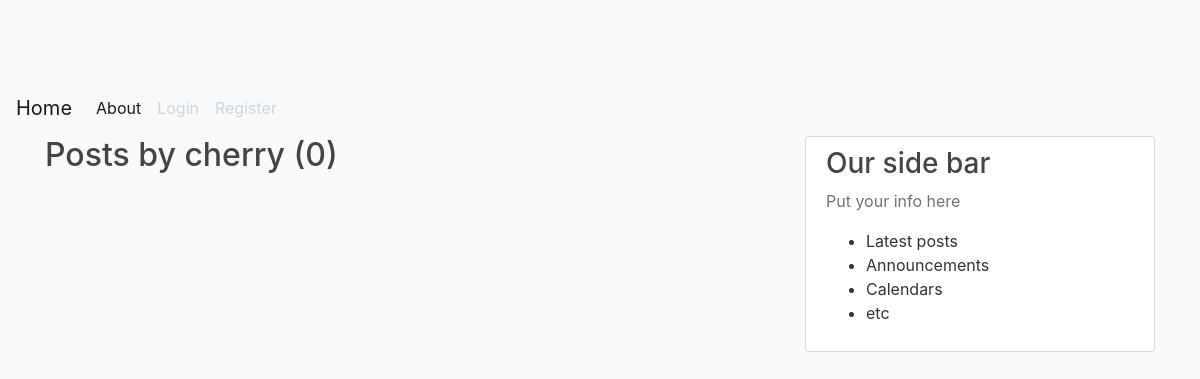
Page /user/cherry on the earlier database version.
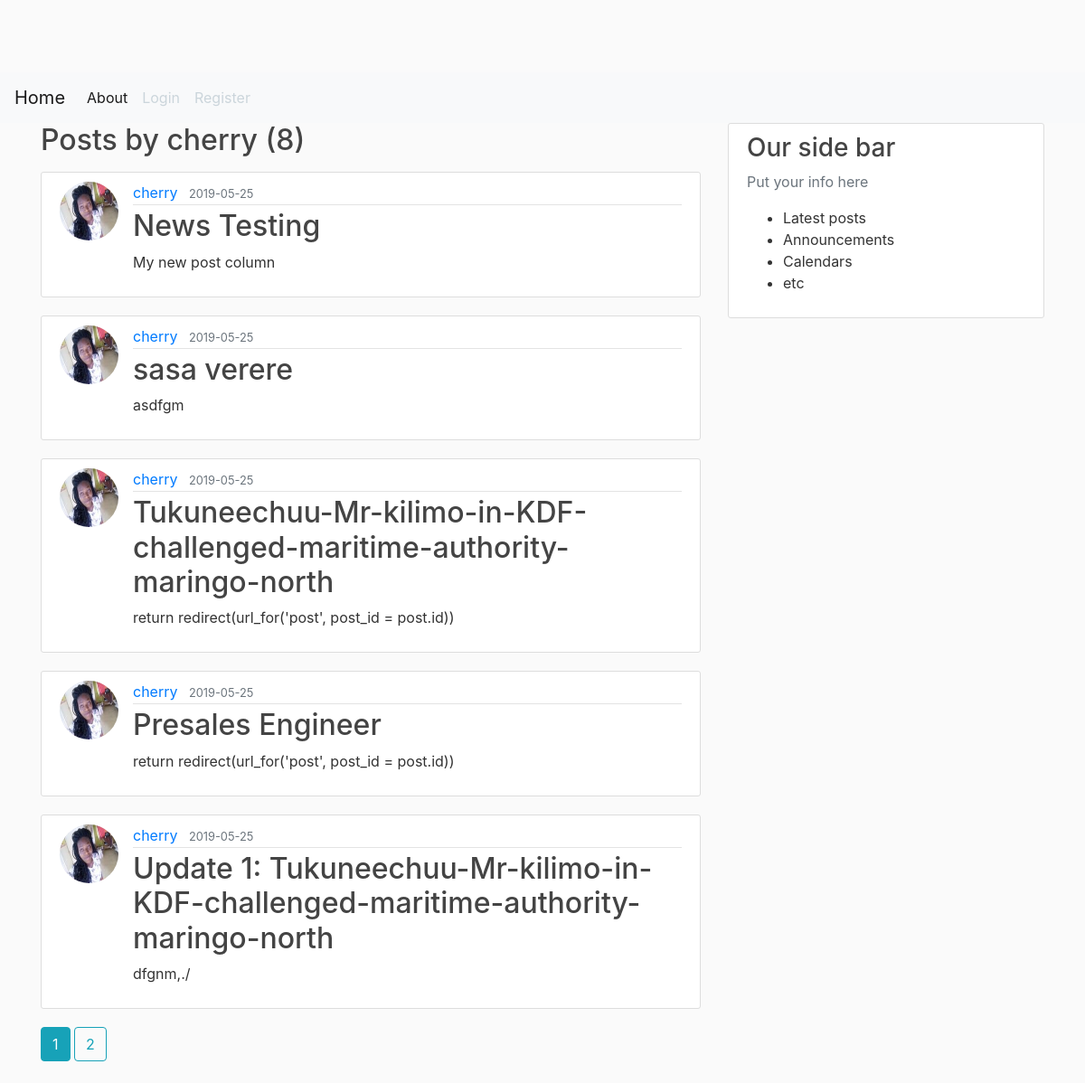
Same page on the later database version.
### flaskblog/models.py (models this page shows, shortened)
class Post(db.Model):
    id=db.Column(db.Integer, primary_key=True)
    title = db.Column(db.String(100), nullable=False)
    date_posted = db.Column(db.DateTime, nullable=False, default=datetime.utcnow)
    content= db.Column(db.Text, nullable=False)
    user_id=db.Column(db.Integer, db.ForeignKey('user.id'), nullable=False)

class User(db.Model, UserMixin):
    id=db.Column(db.Integer, primary_key=True)
    username = db.Column(db.String(50), unique=True, nullable=False)
    email = db.Column(db.String(120), unique=True, nullable=False)
    image_file = db.Column(db.String(20), nullable=False, default='default.jpg')
    password = db.Column(db.String(60), nullable=False)
    posts= db.relationship('Post', backref='author', lazy=True)

### flaskblog/users/routes.py (the view)
@users.route("/user/<string:username>")
def user_posts(username):
    page = request.args.get('page', 1, type= int)
    user = User.query.filter_by(username=username).first_or_404()
    posts = Post.query.filter_by(author=user).order_by(Post.date_posted.desc()).paginate(page=page, per_page=5)
    return  render_template('user_posts.html', posts=posts, user = user)

### flaskblog/templates/user_posts.html
{% extends "layout.html" %}
{% block content %}
<h2 class="mb-3"> Posts by {{ user.username}} ({{ posts.total }})</h2>
    {% for post in posts.items %}
        <article class="media content-section">
            <img class="rounded-circle article-img" src="{{ url_for('static', filename='profpics/' + post.author.image_file ) }}" >
            <div class="well media-body">
                <div class="article-metadata">
                    <a class="mr-2" href="{{ url_for('users.user_posts', username=post.author.username) }}">{{ post.author.username }}</a>
                    <small class="text-muted">{{ post.date_posted.strftime('%Y-%m-%d') }}</small>
                </div>
                <h2 ><a class="article-title" href="{{ url_for('posts.post', post_id= post.id) }}">{{ post.title }}</a></h2>
                <p class="article-content">{{ post.content }}</p>
            </div>
        </article>
    {% endfor %}
    {% for page_num in posts.iter_pages(left_edge=1, right_edge=1, left_current=1, right_current=2,) %}
        {% if page_num %}
            {% if posts.page ==page_num %}
                <a class="btn btn-info mb-4" href="{{ url_for('users.user_posts', username = user.username, page= page_num) }}">{{ page_num }}</a>
                {% else %}
                <a class="btn btn-outline-info mb-4" href="{{ url_for('users.user_posts', username = user.username, page= page_num) }}">{{ page_num }}</a>
            {% endif %}
        {% else %}
            ...
        {% endif %}
    {% endfor %}
{% endblock content %}

Differences in the rows shown:
added Post: image_file (picture), author.username "cherry", date_posted "2019-05-25", title "News Testing", content "My new post column"
added Post: image_file (picture), author.username "cherry", date_posted "2019-05-25", title "sasa verere", content "asdfgm"
added Post: image_file (picture), author.username "cherry", date_posted "2019-05-25", title "Tukuneechuu-Mr-kilimo-in-KDF-challenged-maritime-authority-maringo-north", content "return redirect(url_for('post', post_id = post.id))"
added Post: image_file (picture), author.username "cherry", date_posted "2019-05-25", title "Presales Engineer", content "return redirect(url_for('post', post_id = post.id))"
added Post: image_file (picture), author.username "cherry", date_posted "2019-05-25", title "Update 1: Tukuneechuu-Mr-kilimo-in-KDF-challenged-maritime-authority-maringo-north", content "dfgnm,./"
Other differences:
{{ posts.total }}: "0" → "8"
new list line: "1"
new list line: "2"
